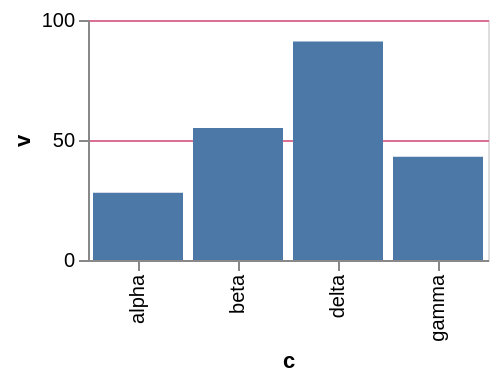

The Vega-Lite source for this figure:
### Vega-Lite specification from a JSON file in a GitHub repository (floating-point values rounded to 4 significant figures)
{"$schema": "https://vega.github.io/schema/vega-lite/v6.json", "width": 200, "height": 120, "data": {"values": [{"c": "alpha", "v": 28, "w": 3, "t": "2024-01-07"}, {"c": "beta", "v": 55, "w": 7, "t": "2024-03-19"}, {"c": "gamma", "v": 43, "w": 5, "t": "2024-06-02"}, {"c": "delta", "v": 91, "w": 9, "t": "2024-09-11"}]}, "mark": "bar", "encoding": {"x": {"field": "c", "type": "nominal"}, "y": {"field": "v", "type": "quantitative"}}, "config": {"axis": {"gridColor": "palevioletred"}}}
